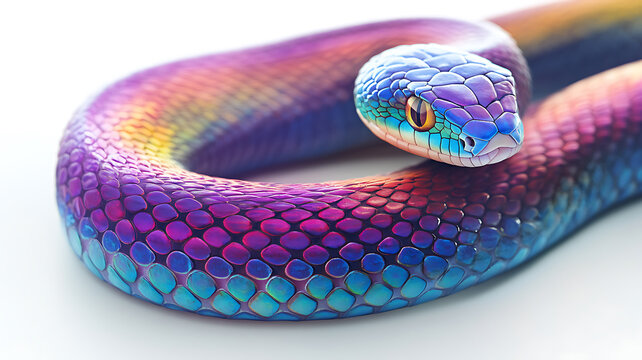
#> input picture color_snake.jpg, 642 x 360 px
$ python color.py
#> lines starting #> are read from the running program, lines starting #| are printed output that depends on the picture
### svd_custom.py
import numpy as np
'''
Returns SVD of a real matrix A in the form:
- vals: array of non-zero singular values (with precision given by trunc_val)
- u_vecs: array of left singular vectors
- vecs: array of right singular vectors (not transposed!)

This gives decomposition of A into sum of the expression
vals[i] * np.outer(u_vecs[i],vecs[i])
over i
'''
def SVD(A, trunc_val=1e-6):
    vals,vecs = np.linalg.eig( A.T @ A )
    # Singular values/vectors must be real, so any complex component is
    # a numerical error
    vals = np.real(vals)
    vecs = np.real(vecs)
    # Similarly, singular values must be non-negative. We can also
    # discard zeros
    vals[ vals < 0 ] = 0
    vals = np.sqrt(vals)
    vals = vals[ vals >= trunc_val ]
    # Sorting singular values in descending order, and applying the same
    # sort to right singular vectors
    ncols = np.argsort(vals)[::-1]
    vals = vals[ncols]
    vecs = vecs[:,ncols].T
    # Computing left singular vectors (note that vals[i] != 0)
    u_vecs = np.array([ (A @ vecs[i].T)/vals[i] for i in range(len(vals)) ])
    return u_vecs, vals, vecs
###
'''
Example with random n x m matrix A. You can change dimensions
to check cases when n = m, n < m or n > m
'''
# [13 lines that do not run on import are left out]


### color.py
from svd_custom import SVD
import numpy as np
import cv2

IMAGE_NAME = 'color_snake.jpg'
# how many singular values to use in reconstruction, in percents
SV_percent = 25
### image normalization
def norm_img(A):
    min_ = np.min(A)
    max_ = np.max(A)
    A = (A - min_)/max_
    A = (A * 255).astype(np.uint8)
    return A
###
img = cv2.imread(IMAGE_NAME)
#> img is the input picture: shape (360, 642, 3); mean B, G, R 176.8, 151.5, 160.9
img = cv2.cvtColor(img,cv2.COLOR_BGR2RGB)
img = img.astype('float')

# Decomposing image into red, green and blue channels
img_red = img[:,:,0]
img_green = img[:,:,1]
img_blue = img[:,:,2]
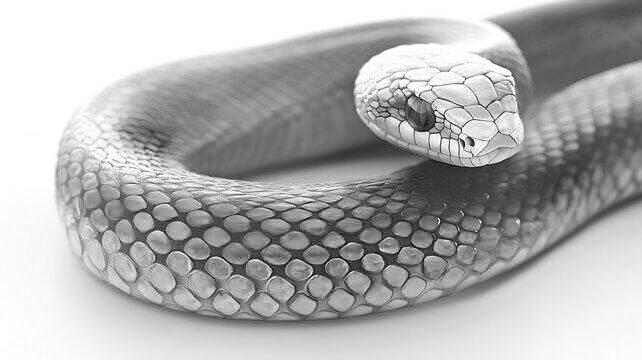
#> img_blue: shape (360, 642) float64; min 0, max 255, mean 176.8

# Performing SVD on each channel
U_red, Sigma_red, V_red = SVD(img_red)
#> in SVD, `vals = np.real(vals)`: vals = 642 values, max 6.64e+09 at index 0, min -1.35e-07 at index 362, mean 11616498.4
#> in SVD, `vals = np.sqrt(vals)`: vals = 642 values, max 81498 at index 0, min 0 at index 362, mean 425.3
#> in SVD, `vals = vals[ vals >= trunc_val ]`: vals = 501 values, max 81498 at index 0, min 5.61e-06 at index 487, mean 545
#> in SVD, `ncols = np.argsort(vals)[::-1]`: ncols = 501 values, max 500 at index 494, min 0 at index 0, mean 250
#> in SVD, `vals = vals[ncols]`: vals = 501 values, max 81498 at index 0, min 5.61e-06 at index 499, mean 545
#> Sigma_red has the same summary as vals in SVD
U_green, Sigma_green, V_green = SVD(img_green)
#> Sigma_green = 496 values, max 77937.7 at index 0, min 1.47e-06 at index 495, mean 520
U_blue, Sigma_blue, V_blue = SVD(img_blue)
#> call 3 of SVD, with trunc_val = 1e-06
#> in SVD (call 3), `vals = np.real(vals)`: vals = 642 values, max 7.65e+09 at index 0, min -1.26e-07 at index 362, mean 12676917.9
#> in SVD (call 3), `vecs = np.real(vecs)`:
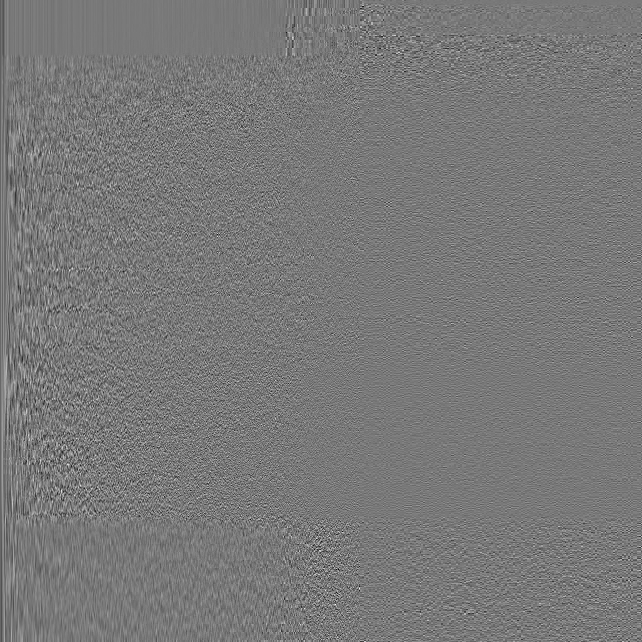
#> vecs: shape (642, 642) float64; min -0.249, max 0.275, mean -4.9e-05; drawn with min black and max white
#> in SVD (call 3), `vals = np.sqrt(vals)`: vals = 642 values, max 87468 at index 0, min 0 at index 362, mean 389.5
#> in SVD (call 3), `vals = vals[ vals >= trunc_val ]`: vals = 502 values, max 87468 at index 0, min 7.48e-06 at index 500, mean 498.1
#> in SVD (call 3), `ncols = np.argsort(vals)[::-1]`: ncols = 502 values, max 501 at index 501, min 0 at index 0, mean 250.5
#> in SVD (call 3), `vecs = vecs[:,ncols].T`:
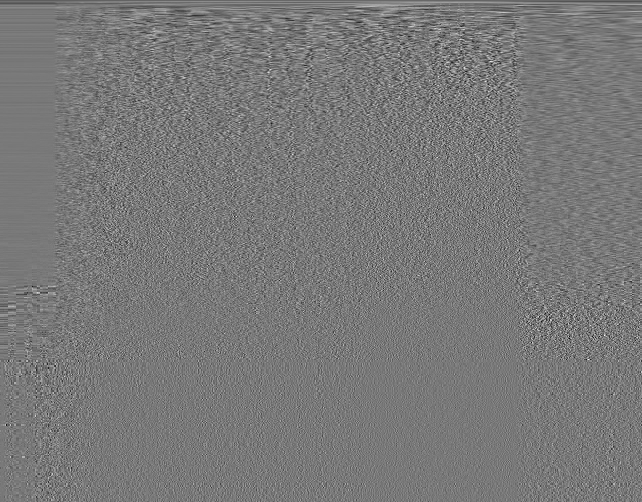
#> vecs: shape (502, 642) float64; min -0.249, max 0.275, mean -6.26e-05; drawn with min black and max white
#> in SVD (call 3), `u_vecs = np.array([ (A @ vecs[i].T)/vals[i] for i in range(len(vals)) ])`:
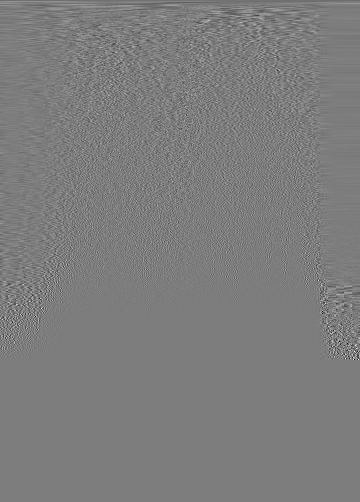
#> u_vecs: shape (502, 360) float64; min -0.557, max 0.577, mean -0.00013; drawn with min black and max white
#> Sigma_blue has the same summary as vals in SVD

# Calculating number of singular values to be used
k_red = int( Sigma_red.shape[0] * (SV_percent / 100) )
#> k_red = 125
k_green = int( Sigma_green.shape[0] * (SV_percent / 100) )
#> k_green = 124
k_blue = int( Sigma_blue.shape[0] * (SV_percent / 100) )
#> k_blue = 125
k = np.min([k_red, k_green, k_blue])
#> k = 124

# Reconstructing each channel separately
reconst_red = np.zeros_like(img_red)
for i in range(k):
    reconst_red += Sigma_red[i] * np.outer(U_red[i], V_red[i])
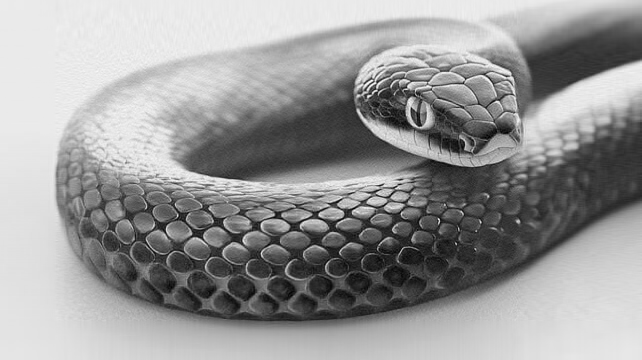
#> reconst_red: shape (360, 642) float64; min -16.41, max 278.8, mean 160.9; drawn with min black and max white
reconst_green = np.zeros_like(img_green)
for i in range(k):
    reconst_green += Sigma_green[i] * np.outer(U_green[i], V_green[i])
#> this loop made 124 passes
#> pass 1, `reconst_green += Sigma_green[i] * np.outer(U_green[i], V_green[i])`:
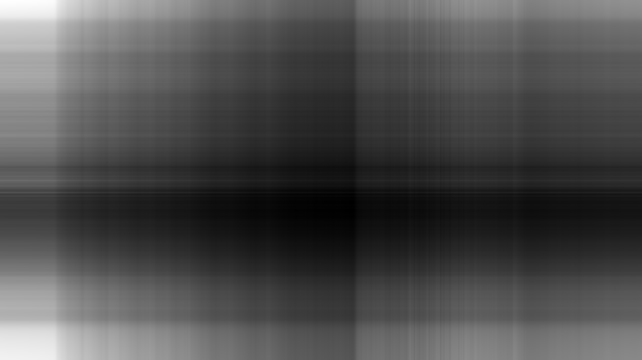
#> reconst_green: shape (360, 642) float64; min 59.17, max 363.3, mean 152.7; drawn with min black and max white
reconst_blue = np.zeros_like(img_blue)
for i in range(k):
    reconst_blue += Sigma_blue[i] * np.outer(U_blue[i], V_blue[i])
#> this loop made 124 passes
#> pass 3, `reconst_blue += Sigma_blue[i] * np.outer(U_blue[i], V_blue[i])`:
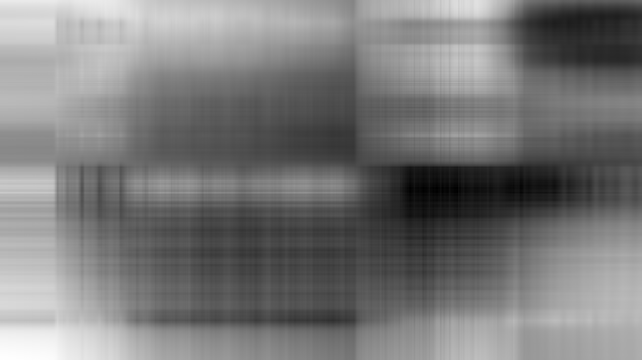
#> reconst_blue: shape (360, 642) float64; min 46.02, max 320.2, mean 177.1; drawn with min black and max white

# Normalization of each channel
reconst_red = norm_img(reconst_red)
#> in norm_img, `min_ = np.min(A)`: min_ = -16.41
#> in norm_img, `max_ = np.max(A)`: max_ = 278.8
reconst_green = norm_img(reconst_green)
reconst_blue = norm_img(reconst_blue)

# Uniting channels in a single image and saving it
reconst_img = np.stack( (reconst_blue,reconst_green,reconst_red),axis=2 )
fname = IMAGE_NAME.split('.')[0] + '_k=' + str(k) + '.' + IMAGE_NAME.split('.')[1]
#> fname = 'color_snake_k=124.jpg'
cv2.imwrite(fname, reconst_img)
print('Done')
